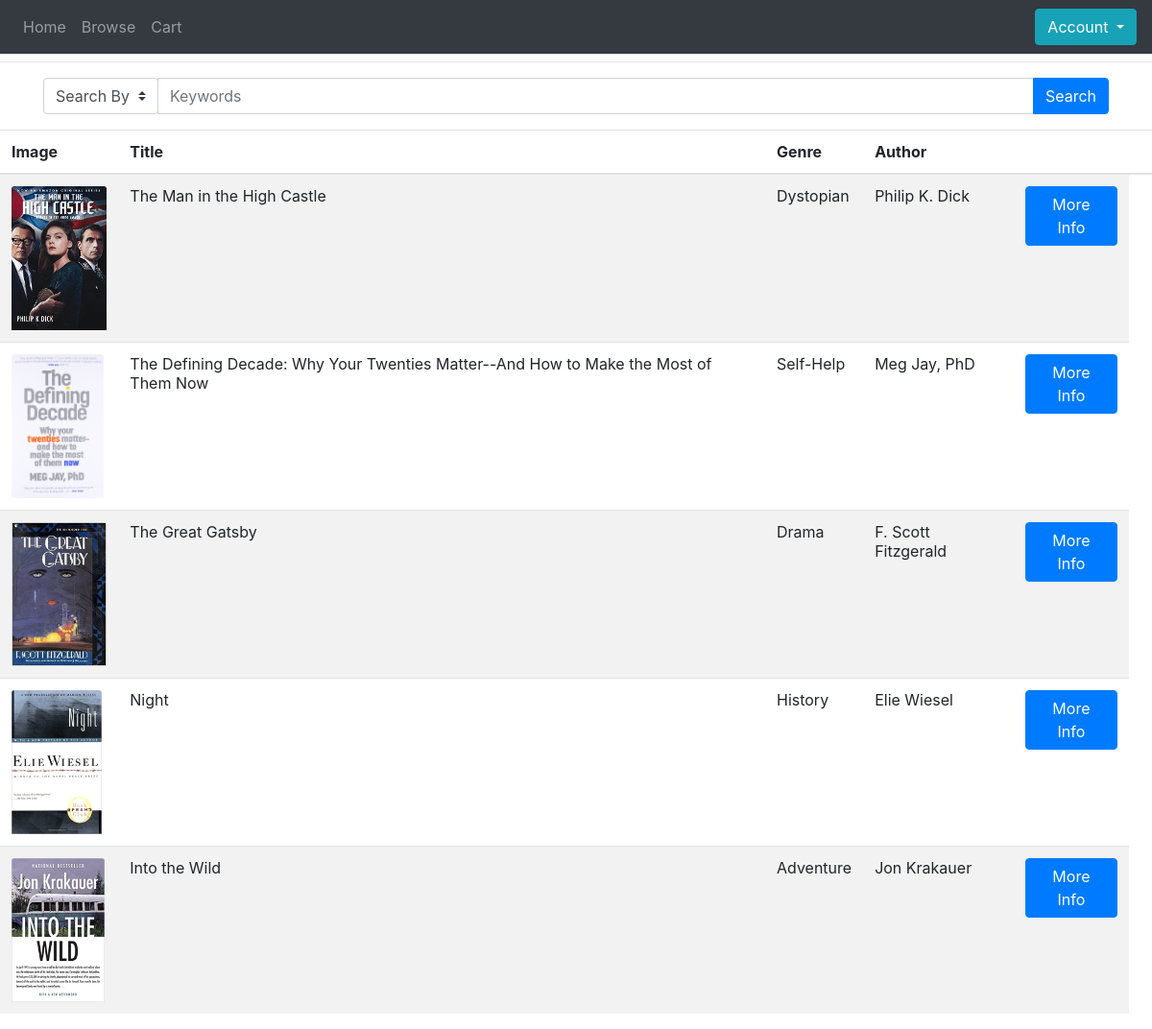
Page /browse.html on the committed database.
### app/models.py (models this page shows, shortened)
class Book(db.Model):
    isbn = db.Column(db.Integer, primary_key=True, unique=True, index=True, nullable=False)
    title = db.Column(db.String(50), nullable=False)
    edition = db.Column(db.String(50), nullable=False)
    author = db.Column(db.String(50), nullable=False)
    genre = db.Column(db.String(50), nullable=False)
    book_cover = db.Column(db.String(75), nullable=False)
    publisher = db.Column(db.String(50), nullable=False)
    year_pub = db.Column(db.Integer, index=True)
    buying_price = db.Column(db.Numeric(), nullable=False)
    selling_price = db.Column(db.Numeric(), nullable=False)
    num_stock = db.Column(db.Integer, nullable=False)
    def get_selling_price(self):
        return round(self.selling_price,2)

### app/routes.py (the view)
@app.route('/browse.html',methods=['GET','POST'])
def browse():
    searchBy = request.args.get('searchBy')
    keyword = request.args.get('keyword')
    if searchBy and keyword:
        if searchBy == "Author":
             books = Book.query.filter_by(author=keyword)
        elif searchBy == "Genre":
             books = Book.query.filter_by(genre=keyword)
        else:
             books = Book.query.filter_by(title=keyword)
    else:
        books= Book.query.all()
    return render_template('browse.html',title='browse',books=books)

### app/templates/browse.html (shortened to what this page needs)
{% extends "nav_base.html" %}
{% block content %}
<div class = "container">
  <form action="/browse.html" method="get">
	 <div class="input-group mt-3 mb-3">
     <div class="input-group-prepend">
        <select class="form-control btn-primary custom-select" name="searchBy">
            <option selected>Search By</option>
        </select>
        </div>
     <input type="text" class="form-control" name="keyword" placeholder="Keywords"></input>
    <div class="input-group-append">
      <button type="submit" class="btn btn-primary">Search</button>
    </div>
  </div>
   </form>
</div>
<table class="table table-striped">
   <thead>
     <tr>
      <th>Image</th>
      <th>Title</th>
      <th>Genre</th>
      <th>Author</th>
      <th></th>
      <th></th>
    </tr>
  </thead>
  <tbody>
  {% for book in books %}
  <tr>
    <td> <img class="card-img-top" src="static/{{book.book_cover}}" alt="Card image" style="height:150;width:auto"></td>
    <td> {{book.title}}</td>
    <td> {{book.genre}}</td>
    <td> {{book.author}}</td>
    <td> <button type="button" class="btn btn-primary" data-toggle="modal" data-target="#myModal_{{loop.index}}">More Info</button></td>
  </tr>
{% endfor %}
</body>
{% endblock %}

### app/templates/nav_base.html (shortened to what this page needs)
<html lang="en">
<head>
  <link rel="stylesheet" href="https://maxcdn.bootstrapcdn.com/bootstrap/4.4.1/css/bootstrap.min.css">
</head>
<body>
	<nav class="navbar navbar-expand-sm bg-dark navbar-dark fixed-top">
	  <div class="collapse navbar-collapse" id="collapsibleNavbar">
	    <ul class="navbar-nav">
	      <li class="nav-item">
	        <a class="nav-link" href="index.html">Home</a>
	      </li>
	      <li class="nav-item">
	        <a class="nav-link" href="browse.html">Browse</a>
	      </li>
	   	  <li class="nav-item">
	   	    <a class="nav-link" href="cart.html">Cart</a>
	   	  </li>
		</ul>
	  </div>
	<div class="dropdown">
  		<button type="button" class="btn btn-info dropdown-toggle" data-toggle="dropdown">
        {% if current_user.is_anonymous %}
		Account
		{% else %}
		{{current_user.first_name}}
        {% endif %}
  		</button>
	</div>
	</nav>
	<h1 class = "text-center">About us:</h1>
	<hr>
</body>
{% block content %}{% endblock %}

### rows in the picture
Book: book_cover (picture), title "The Man in the High Castle", genre "Dystopian", author "Philip K. Dick"
Book: book_cover (picture), title "The Defining Decade: Why Your Twenties Matter--And How to Make the Most of Them Now", genre "Self-Help", author "Meg Jay, PhD"
Book: book_cover (picture), title "The Great Gatsby", genre "Drama", author "F. Scott Fitzgerald"
Book: book_cover (picture), title "Night", genre "History", author "Elie Wiesel"
Book: book_cover (picture), title "Into the Wild", genre "Adventure", author "Jon Krakauer"
